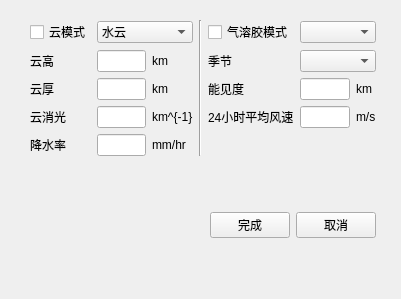
<?xml version="1.0" encoding="UTF-8"?>
<ui version="4.0">
 <class>Widget_could</class>
 <widget class="QWidget" name="Widget_could">
  <property name="geometry">
   <rect>
    <x>0</x>
    <y>0</y>
    <width>401</width>
    <height>299</height>
   </rect>
  </property>
  <property name="windowTitle">
   <string>云和气溶胶参数设置</string>
  </property>
  <widget class="QWidget" name="gridLayoutWidget">
   <property name="geometry">
    <rect>
     <x>30</x>
     <y>20</y>
     <width>346</width>
     <height>218</height>
    </rect>
   </property>
   <layout class="QGridLayout" name="gridLayout_3">
    <item row="4" column="0">
     <spacer name="verticalSpacer_4">
      <property name="orientation">
       <enum>Qt::Vertical</enum>
      </property>
      <property name="sizeHint" stdset="0">
       <size>
        <width>20</width>
        <height>40</height>
       </size>
      </property>
     </spacer>
    </item>
    <item row="5" column="0">
     <layout class="QHBoxLayout" name="horizontalLayout">
      <item>
       <spacer name="horizontalSpacer">
        <property name="orientation">
         <enum>Qt::Horizontal</enum>
        </property>
        <property name="sizeHint" stdset="0">
         <size>
          <width>40</width>
          <height>20</height>
         </size>
        </property>
       </spacer>
      </item>
      <item>
       <widget class="QPushButton" name="pushButton">
        <property name="text">
         <string>完成</string>
        </property>
       </widget>
      </item>
      <item>
       <widget class="QPushButton" name="pushButton_2">
        <property name="text">
         <string>取消</string>
        </property>
       </widget>
      </item>
     </layout>
    </item>
    <item row="0" column="0">
     <layout class="QHBoxLayout" name="horizontalLayout_2">
      <item>
       <layout class="QGridLayout" name="gridLayout">
        <item row="3" column="1">
         <widget class="QLineEdit" name="lineEdit_2"/>
        </item>
        <item row="6" column="2">
         <widget class="QLabel" name="label_8">
          <property name="text">
           <string>mm/hr</string>
          </property>
         </widget>
        </item>
        <item row="3" column="0">
         <widget class="QLabel" name="label_4">
          <property name="text">
           <string>云厚</string>
          </property>
         </widget>
        </item>
        <item row="0" column="0">
         <widget class="QCheckBox" name="checkBox">
          <property name="text">
           <string>云模式</string>
          </property>
         </widget>
        </item>
        <item row="4" column="2">
         <widget class="QLabel" name="label_6">
          <property name="text">
           <string>km^{-1}</string>
          </property>
         </widget>
        </item>
        <item row="6" column="1">
         <widget class="QLineEdit" name="lineEdit_4"/>
        </item>
        <item row="1" column="1">
         <widget class="QLineEdit" name="lineEdit"/>
        </item>
        <item row="1" column="2">
         <widget class="QLabel" name="label_3">
          <property name="text">
           <string>km</string>
          </property>
         </widget>
        </item>
        <item row="4" column="0">
         <widget class="QLabel" name="label_7">
          <property name="text">
           <string>云消光</string>
          </property>
         </widget>
        </item>
        <item row="6" column="0">
         <widget class="QLabel" name="label_9">
          <property name="text">
           <string>降水率</string>
          </property>
         </widget>
        </item>
        <item row="1" column="0">
         <widget class="QLabel" name="label_2">
          <property name="text">
           <string>云高</string>
          </property>
         </widget>
        </item>
        <item row="0" column="1" colspan="2">
         <widget class="QComboBox" name="comboBox">
          <item>
           <property name="text">
            <string>水云</string>
           </property>
          </item>
          <item>
           <property name="text">
            <string>冰云</string>
           </property>
          </item>
         </widget>
        </item>
        <item row="4" column="1">
         <widget class="QLineEdit" name="lineEdit_3"/>
        </item>
        <item row="3" column="2">
         <widget class="QLabel" name="label_5">
          <property name="text">
           <string>km</string>
          </property>
         </widget>
        </item>
       </layout>
      </item>
      <item>
       <widget class="Line" name="line">
        <property name="orientation">
         <enum>Qt::Vertical</enum>
        </property>
       </widget>
      </item>
      <item>
       <layout class="QGridLayout" name="gridLayout_2">
        <item row="2" column="0">
         <widget class="QLabel" name="label_10">
          <property name="text">
           <string>能见度</string>
          </property>
         </widget>
        </item>
        <item row="1" column="0">
         <widget class="QLabel" name="label_11">
          <property name="maximumSize">
           <size>
            <width>16777215</width>
            <height>26</height>
           </size>
          </property>
          <property name="text">
           <string>季节</string>
          </property>
         </widget>
        </item>
        <item row="4" column="1">
         <widget class="QLineEdit" name="lineEdit_7"/>
        </item>
        <item row="4" column="0">
         <widget class="QLabel" name="label_17">
          <property name="text">
           <string>24小时平均风速</string>
          </property>
         </widget>
        </item>
        <item row="2" column="2">
         <widget class="QLabel" name="label_13">
          <property name="text">
           <string>km</string>
          </property>
         </widget>
        </item>
        <item row="4" column="2">
         <widget class="QLabel" name="label_14">
          <property name="text">
           <string>m/s</string>
          </property>
         </widget>
        </item>
        <item row="5" column="1">
         <spacer name="verticalSpacer_2">
          <property name="orientation">
           <enum>Qt::Vertical</enum>
          </property>
          <property name="sizeHint" stdset="0">
           <size>
            <width>20</width>
            <height>40</height>
           </size>
          </property>
         </spacer>
        </item>
        <item row="2" column="1">
         <widget class="QLineEdit" name="lineEdit_5"/>
        </item>
        <item row="5" column="2">
         <spacer name="verticalSpacer_3">
          <property name="orientation">
           <enum>Qt::Vertical</enum>
          </property>
          <property name="sizeHint" stdset="0">
           <size>
            <width>20</width>
            <height>40</height>
           </size>
          </property>
         </spacer>
        </item>
        <item row="0" column="1" colspan="2">
         <widget class="QComboBox" name="comboBox_2"/>
        </item>
        <item row="1" column="1" colspan="2">
         <widget class="QComboBox" name="comboBox_3"/>
        </item>
        <item row="5" column="0">
         <spacer name="verticalSpacer">
          <property name="orientation">
           <enum>Qt::Vertical</enum>
          </property>
          <property name="sizeHint" stdset="0">
           <size>
            <width>20</width>
            <height>40</height>
           </size>
          </property>
         </spacer>
        </item>
        <item row="0" column="0">
         <widget class="QCheckBox" name="checkBox_2">
          <property name="text">
           <string>气溶胶模式</string>
          </property>
         </widget>
        </item>
       </layout>
      </item>
     </layout>
    </item>
    <item row="3" column="0">
     <spacer name="verticalSpacer_6">
      <property name="orientation">
       <enum>Qt::Vertical</enum>
      </property>
      <property name="sizeHint" stdset="0">
       <size>
        <width>20</width>
        <height>40</height>
       </size>
      </property>
     </spacer>
    </item>
    <item row="1" column="0">
     <spacer name="verticalSpacer_5">
      <property name="orientation">
       <enum>Qt::Vertical</enum>
      </property>
      <property name="sizeHint" stdset="0">
       <size>
        <width>20</width>
        <height>40</height>
       </size>
      </property>
     </spacer>
    </item>
    <item row="2" column="0">
     <spacer name="verticalSpacer_7">
      <property name="orientation">
       <enum>Qt::Vertical</enum>
      </property>
      <property name="sizeHint" stdset="0">
       <size>
        <width>20</width>
        <height>40</height>
       </size>
      </property>
     </spacer>
    </item>
   </layout>
  </widget>
 </widget>
 <resources/>
 <connections/>
</ui>
